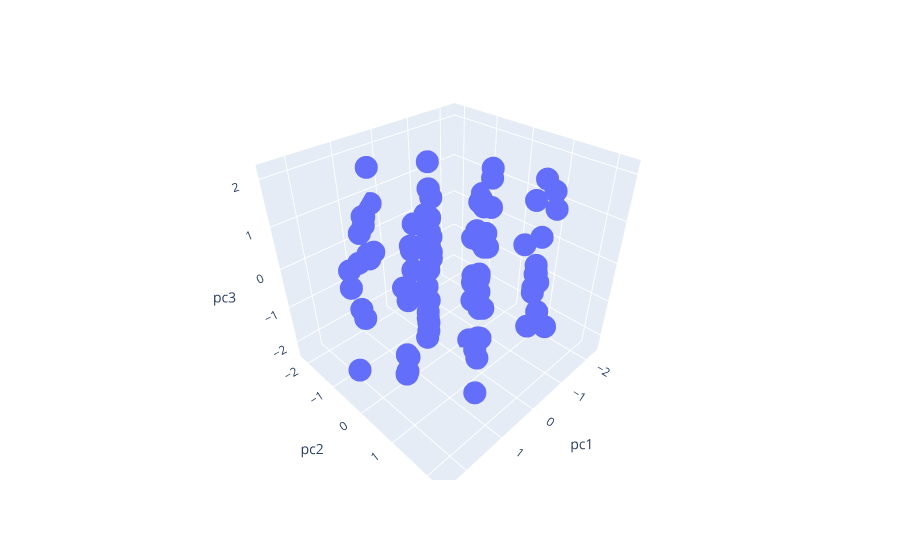

The notebook cell this image was saved under:
### Code cell
""" its use when n_components is 3 
pca = PCA(n_components=3)            #n_components ka maltab hai ki aap apne data ko kitne naye columns(features) mei badlna chahte hai
pca_data = pca.fit_transform(scale)


# Explained variance ko check karte hain
explained_variance = pca.explained_variance_ratio_
print(f'Explained variance ratio: {explained_variance}')


import plotly.express as px
pca_df = pd.DataFrame(pca_data,columns=["pc1","pc2","pc3"])
fig = px.scatter_3d(pca_df,x="pc1",y="pc2",z="pc3")
fig.show()"""
